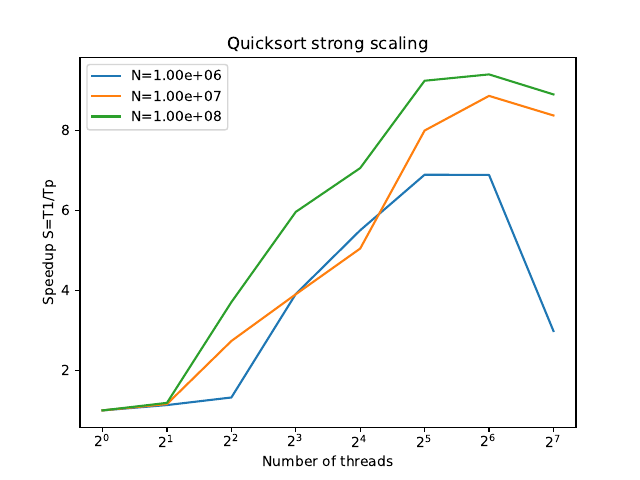

Python code for this plot:
from matplotlib import pyplot as plt
import numpy as np

N = [1000000, 10000000, 100000000] #, 1000000000] #, 1000000000]
T = [1, 2, 4, 8, 16, 32, 64, 128]

data = []
filename = 'runtimes.txt'
with open(filename, 'r') as file:
    data = [float(line.strip()) for line in file] #runtimes

for i in range(len(N)):
    runtime = data[i*8: (i+1)*8]
    speedup = [runtime[0]/tp for tp in runtime]
    lb = "N={:.2e}".format(N[i])
    plt.plot(T, speedup, label=lb)

plt.xlabel('Number of threads')
plt.ylabel('Speedup S=T1/Tp')
plt.xscale('log', base=2)
plt.title('Quicksort strong scaling')
plt.legend()
plt.savefig('plot.pdf')